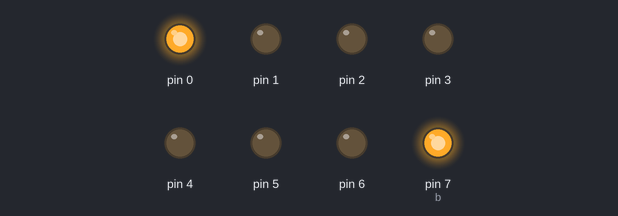
A sketch run on a simulated Arduino Uno, built with avr-gcc and run on an emulated ATmega328P. On the bench: output pins drawn as LEDs (lit = HIGH).

Above: at 0.05 s.
At 0.55 s:
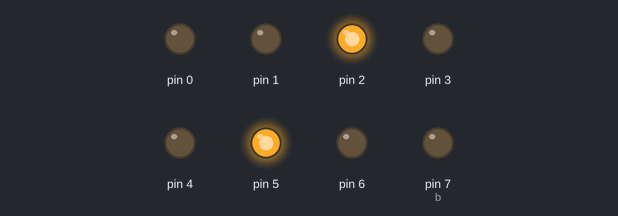
At 1.45 s:
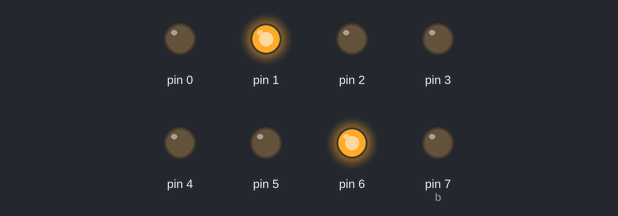
At 2.8 s:
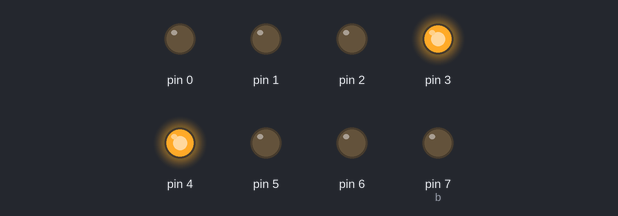
Timing chart, 0 to 3.1 s (numbered marks = the images above):
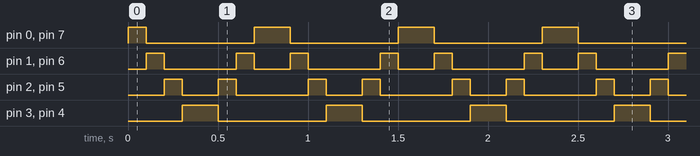

Measured:
- by itself, pin 0, pin 7 (b): repeats every 0.80 s: LOW 0.60 s, HIGH 0.20 s
- by itself, pin 1, pin 6: repeats every 0.80 s: LOW 0.40 s, HIGH 0.10 s, LOW 0.20 s, HIGH 0.10 s
- by itself, pin 2, pin 5: repeats every 0.80 s: LOW 0.20 s, HIGH 0.10 s, LOW 0.40 s, HIGH 0.10 s
- by itself, pin 3, pin 4: alternates HIGH for 0.20 s and LOW for 0.60 s

The sketch:

Percobaan_2.ino
```cpp
int d=100;
void setup() {
  // put your setup code here, to run once:
for (int a = 0; a<8; a++)
{
pinMode(a,OUTPUT);
}
}

void loop() {
  // put your main code here, to run repeatedly:
int a=0;
int b=7;
while(a<8)
{
digitalWrite(a,HIGH);
digitalWrite(b-a,HIGH);
delay(d);
digitalWrite(a,LOW);
digitalWrite(b-a,LOW);

a++;
}
}
```
